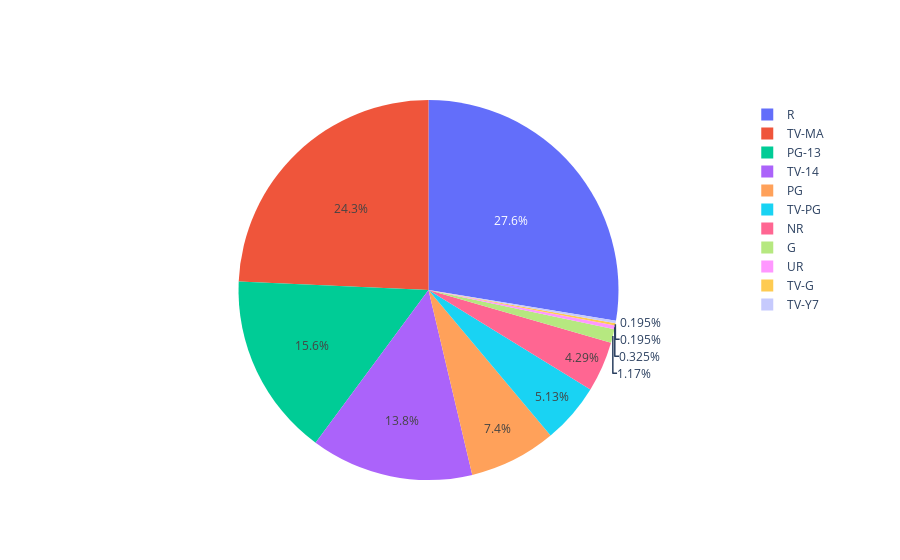

Here is the notebook cell this chart was saved with:
### Markdown cell above
Ratings are used to rate a film's suitability for certain audiences based on its content. With this, the researchers aim to determine what kind of movies, based on its rating, Netflix releases for its audiences. To do this, a pie chart is used to classify the percentage of ratings. 

The following are the descriptions of each rating:
1. __G - General Audiences__
<br> All ages admitted. Nothing that would offend parents for viewing by children. 
2. __PG – Parental Guidance Suggested__
<br> Some material may not be suitable for children. Parents urged to give "parental guidance". 
3. __PG-13 – Parents Strongly Cautioned__
<br> Some material may be inappropriate for children under 13. Parents are urged to be cautious. 
4. __R – Restricted__
<br> Under 17 requires accompanying parent or adult guardian. Contains some adult material. 
5. __TV-Y7__
<br> This program is most appropriate for children age 7 and up.
6. __TV-G__
<br> This program is suitable for all ages.
7. __TV-PG__
<br> This program contains material that parents may find unsuitable for younger children. Parental guidance is recommended.
8. __TV-14__
<br> This program may be unsuitable for children under 14 years of age.
9. __TV-MA__
<br> This program is intended to be viewed by mature, adult audiences and may be unsuitable for children under 17.
10. __NR/UR - Not Rated/Unrated__
<br> This program may either have not been submitted for a rating or it is an uncut version. Unrated contains warnings stating that the uncut version of the program contains content different from original release and might not be suitable for minors.

### Code cell
temp_df1 = netflix_titles_rating_2000['rating'].value_counts().reset_index()
trace = go.Pie(labels = temp_df1['index'], values = temp_df1['rating'])
data = [trace]
fig = go.Figure(data = data)
iplot(fig)

### Figure 1 — Plotly figure (JSON) as saved in the notebook; plotly's stock layout.template omitted (floating-point values rounded to 4 significant figures)
{"data": [{"labels": ["R", "TV-MA", "PG-13", "TV-14", "PG", "TV-PG", "NR", "G", "UR", "TV-G", "TV-Y7"], "type": "pie", "values": [425, 374, 240, 213, 114, 79, 66, 18, 5, 3, 3]}], "layout": {}}
